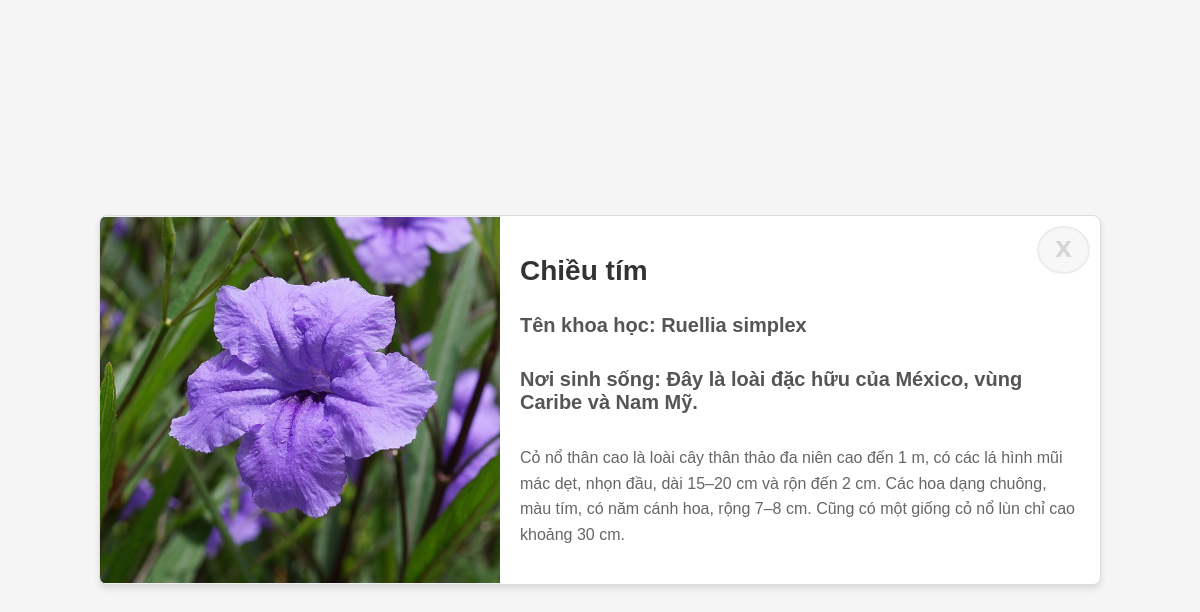
The page /flower/0/ on the database its author committed.
### flower_detection/models.py (models this page shows, shortened)
class Flower(models.Model):
    name = models.CharField(max_length=255)
    fullname = models.CharField(max_length=255, null=True, blank=True)
    image = models.CharField(max_length=255, null=True, blank=True)
    scientific_name = models.CharField(max_length=255)
    characteristic = models.TextField(null=True, blank=True)
    residence = models.TextField(null=True, blank=True)

### flower_detection/views.py (the view)
# urls.py: path('flower/<int:id>/', views.flower_detail, name='flower_detail'),
def flower_detail(request, id):
    flower = get_object_or_404(Flower, id=id)
    if finalhistory.image:
        finalhistory.save()
    return render(request, 'flower_detail.html', {'flower': flower})

### templates/flower_detail.html (shortened to what this page needs)
<!DOCTYPE html>
<html lang="en">
<head>
    {% load static %}
</head>
<body>
    <div class="container">
        <div class="image-container">
            {% if flower.image %}
            <img src="{% static 'image/' %}{{ flower.image }}" alt="{{ flower.name }}">
            {% endif %}
        </div>
        <div class="info-container">
            <h1>{{ flower.fullname }}</h1>
            <h2>Tên khoa học: {{ flower.scientific_name }}</h2>
            <h2>Nơi sinh sống: {{ flower.residence }}</h2>
            <p>
                {{ flower.characteristic }}
            </p>
        </div>
        <button id="backButton" class="comic-button" type="submit">x</button>
    </div>
</body>
</html>

### templates/flower_detail.html (style rules this page uses)
body { font-family: Arial, sans-serif; margin: 0; padding: 0; display: flex; justify-content: center; align-items: center; height: 100vh; background-color: #f5f5f5; }
.container { position: relative; display: flex; flex-direction: row; background-color: white; border: 1px solid #ddd; border-radius: 8px; box-shadow: 0 4px 6px rgba(0, 0, 0, 0.1); max-width: 1000px; overflow: hidden; }
.image-container { background-color: #f0f0f0; display: flex; justify-content: center; align-items: center; }
.image-container img { width: 400px; height: auto; }
.info-container { flex: 2; padding: 20px; display: flex; flex-direction: column; justify-content: center; }
.info-container h1 { font-size: 28px; color: #333; margin-bottom: 10px; }
.info-container h2 { font-size: 20px; color: #555; margin-bottom: 15px; }
.info-container p { font-size: 16px; color: #666; line-height: 1.6; }
.comic-button { opacity: 0.5; position: absolute; right: 10px; margin-top: 10px; display: inline-block; padding: 2px 16px 8px; font-size: 30px; font-weight: bold; text-align: center; text-decoration: none; color: #acacac; background-color: #f0f0f0; border-radius: 50%; border: 2px solid #dadada; transition: all 0.3s ease; cursor: pointer; }

### rows shown on the page
Flower: image (picture), fullname "Chiều tím", scientific_name "Ruellia simplex", residence "Đây là loài đặc hữu của México, vùng Caribe và Nam Mỹ.", characteristic "Cỏ nổ thân cao là loài cây thân thảo đa niên cao đến 1 m, có các lá hình mũi mác dẹt, nhọn đầu, dài 15–20 cm và rộn đến 2 cm. Các hoa dạng chuông, màu tím, có năm cánh hoa, rộng 7–8 cm. Cũng có một giống cỏ nổ lùn chỉ cao khoảng 30 cm."
